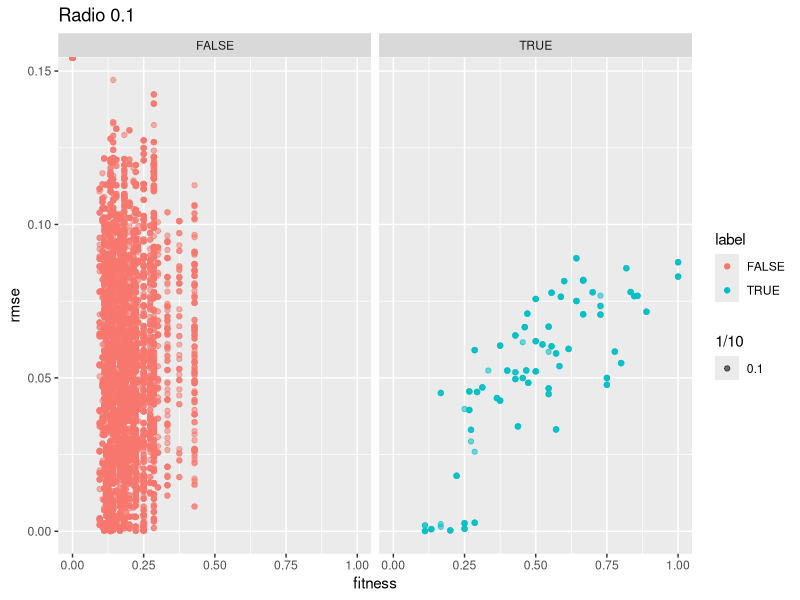
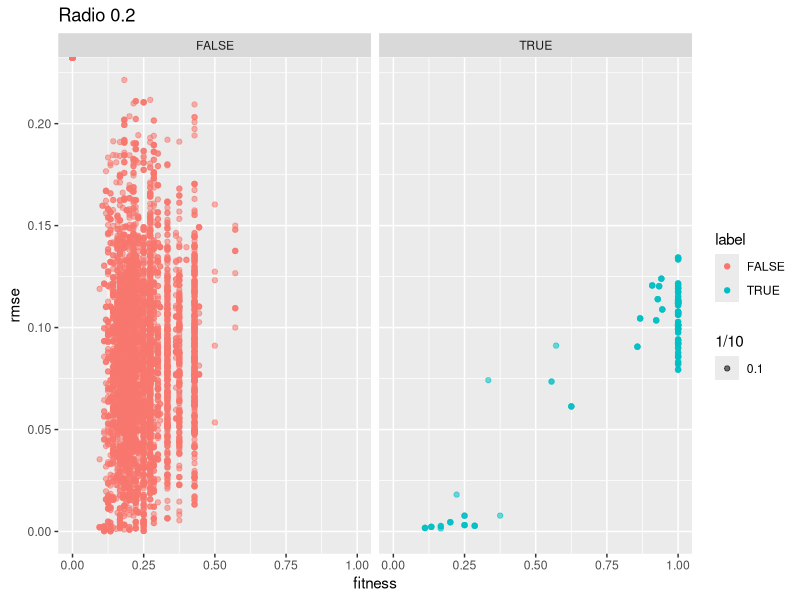
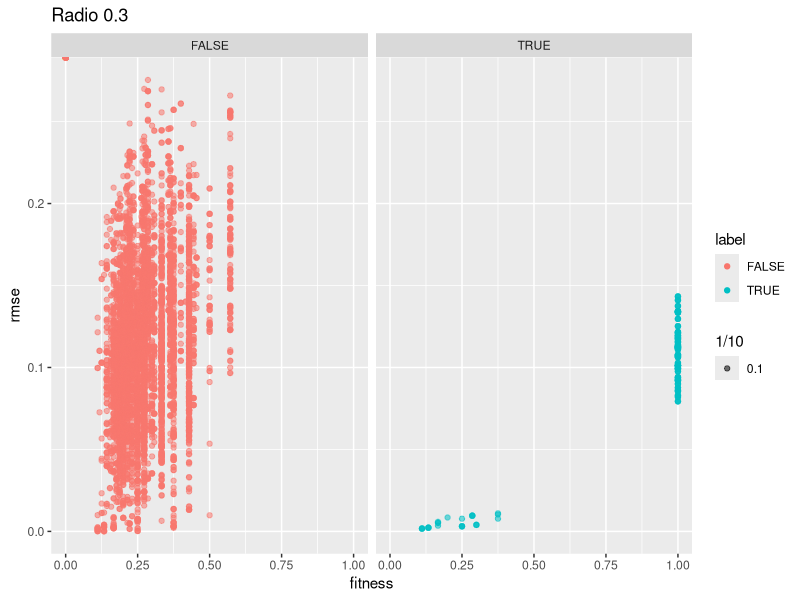
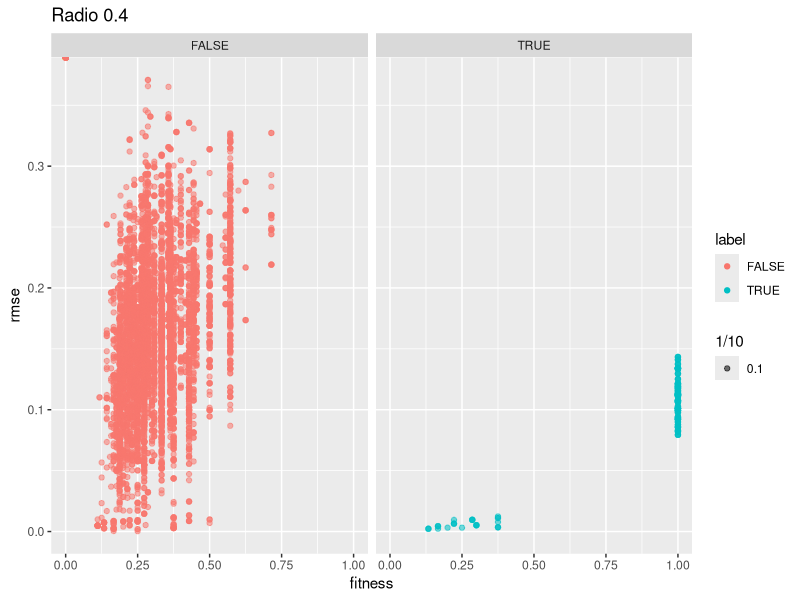
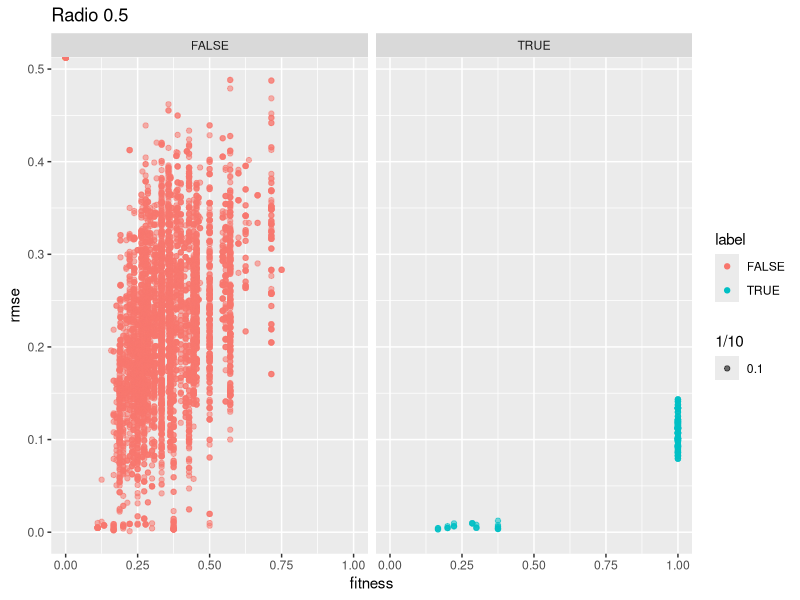
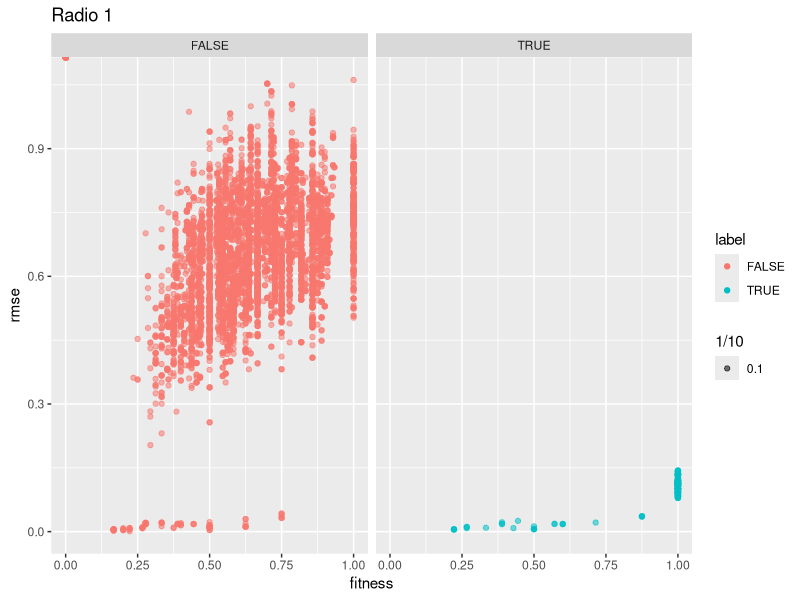
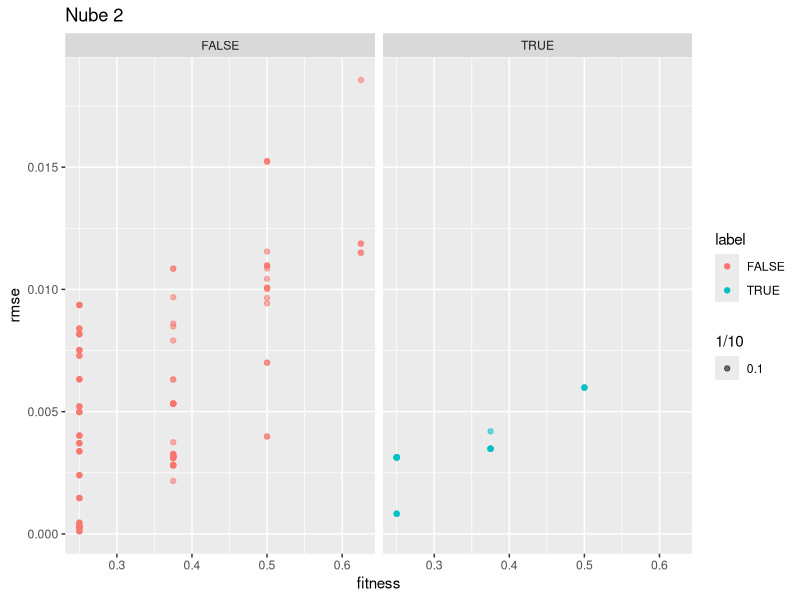
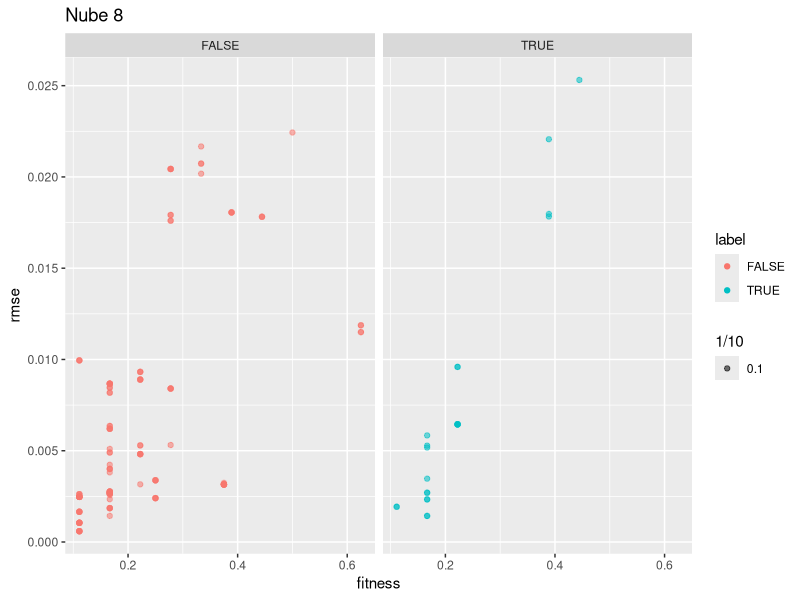

The R source for these figures, in order:
## ---- chunk 1
library(tidyverse)
setwd("~/icp/identificaci-nDeRacimos/output/salidasICP/nubes_completas_con_ruido")
df1_ = bind_rows(read_csv("nubes_completas_conruido0.1.csv"),
                read_csv("nubes_completas_conruido0.2.csv"),
                read_csv("nubes_completas_conruido0.3.csv"),
                read_csv("nubes_completas_conruido0.4.csv"),
                read_csv("nubes_completas_conruido0.5.csv"),
                read_csv("nubes_completas_conruido1.csv")) %>% unique()
## ---- chunk 2
df2_ <- df1_ %>% mutate(label = nube1 == nube2) %>% mutate(fitness = matcheos/tamaño_nube1 )
for (r in df2_$radio %>% unique()){
  plot(ggplot(data = df2_ %>% filter(radio == r)) + geom_point(aes(x=fitness,y=rmse,col=label,alpha = 1/10)) + facet_wrap(~label) + ggtitle( paste("Radio",r)))
} 

## ---- chunk 3
df3_ <- df2_ %>% mutate(prediction = fitness>0.7 & rmse <0.2) %>% group_by(radio) %>% summarise(
  TP = sum(label==TRUE & prediction==TRUE),
  TN = sum(label==FALSE & prediction==FALSE),
  FP = sum(label==FALSE & prediction==TRUE),
  FN = sum(label==TRUE & prediction==FALSE),
  precission = TP/(TP+FP), recall = TP/(TP+FN))
df3_
## ---- chunk 4
df4_ <- df2_ %>% mutate(prediction = fitness>0.8 & rmse <0.2) %>% group_by(giros) %>% summarise(
  TP = sum(label==TRUE & prediction==TRUE),
  TN = sum(label==FALSE & prediction==FALSE),
  FP = sum(label==FALSE & prediction==TRUE),
  FN = sum(label==TRUE & prediction==FALSE),
  precission = TP/(TP+FP), recall = TP/(TP+FN))
df4_
## ---- chunk 5
nubes_malas <- c(2,8,12,29,30,38,54)
df1_ %>% mutate(label = nube1 == nube2) %>%
  mutate(fitness = matcheos/tamaño_nube1 ) %>%
  filter(!(nube1 %in% nubes_malas) & !(nube2 %in% nubes_malas)) %>%
  mutate(prediction = fitness>0.7 & rmse <0.2) %>%
  group_by(radio) %>% 
  summarise(
    TP = sum(label==TRUE & prediction==TRUE),
    TN = sum(label==FALSE & prediction==FALSE),
    FP = sum(label==FALSE & prediction==TRUE),
    FN = sum(label==TRUE & prediction==FALSE),
    precission = TP/(TP+FP), recall = TP/(TP+FN))

## ---- chunk 6
 df2_malas <- df1_ %>% mutate(label = nube1 == nube2) %>%
  mutate(fitness = matcheos/tamaño_nube1 ) %>%
  filter((nube1 %in% nubes_malas) & (nube2 %in% nubes_malas)) 
for (r in df2_malas$nube1 %>% unique()){
  plot(ggplot(data = df2_malas %>% filter(nube1 == r | nube2 == r)) + geom_point(aes(x=fitness,y=rmse,col=label,alpha = 1/10)) + facet_wrap(~label) + ggtitle( paste("Nube",r)))
} 
